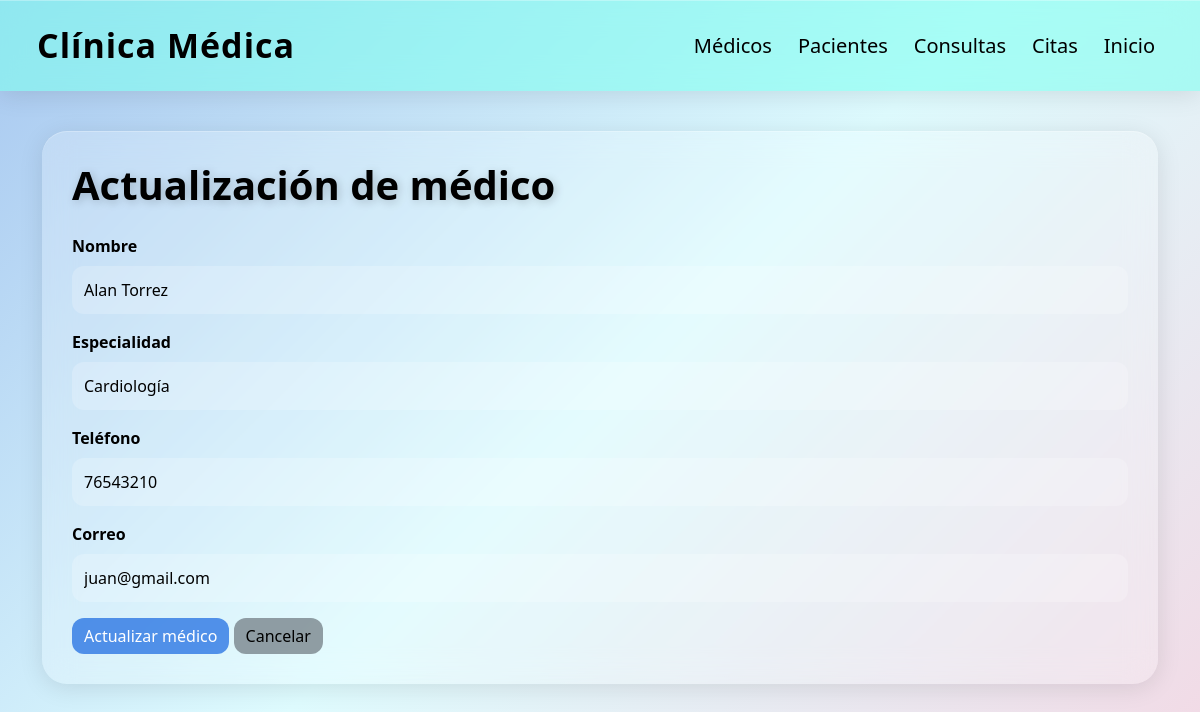
Page /medicos/edit/1 on the committed database.
### models/medico_model.py (models this page shows, shortened)
class Medico(db.Model):
    __tablename__ = "medicos"
    id = db.Column(db.Integer, primary_key=True)
    nombre = db.Column(db.String(100), nullable=False)
    especialidad = db.Column(db.String(100), nullable=False)
    telefono = db.Column(db.String(20), nullable=False)
    correo = db.Column(db.String(100), nullable=False)
    consultas = db.relationship("Consulta", back_populates="medico")
    @staticmethod
    def get_by_id(id):
        return Medico.query.get(id)

### controllers/medico_controller.py (the view, shortened to what this page needs)
@medico_bp.route("/edit/<int:id>", methods=["GET", "POST"])
def edit(id):
    medico = Medico.get_by_id(id)
    return medico_view.edit(medico)

### run.py (called while the page is built)
@app.context_processor
def inject_active_path():
    def is_active(path):
        return "active" if request.path == path else ""
    return dict(is_active=is_active)

### views/medico_view.py (called while the page is built)
def edit(medico):
    return render_template("medicos/edit.html", medico=medico)

### templates/medicos/edit.html (shortened to what this page needs)
{% extends "base.html" %}
{% block content %}
<h1>Actualización de médico</h1>
<form action="{{ url_for('medico.edit', id=medico.id) }}" method="POST">
    <div class="mb-3">
        <label class="form-label">Nombre</label>
        <input type="text" class="form-control" name="nombre" value="{{ medico.nombre }}" required>
    </div>
    <div class="mb-3">
        <label class="form-label">Especialidad</label>
        <input type="text" class="form-control" name="especialidad" value="{{ medico.especialidad }}" required>
    </div>
    <div class="mb-3">
        <label class="form-label">Teléfono</label>
        <input type="number" class="form-control" name="telefono" value="{{ medico.telefono }}" required>
    </div>
    <div class="mb-3">
        <label class="form-label">Correo</label>
        <input type="email" class="form-control" name="correo" value="{{ medico.correo }}" required>
    </div>
    <button type="submit" class="btn btn-primary">
        Actualizar médico
    </button>
    <a href="{{ url_for('medico.index') }}" class="btn btn-secondary">
        Cancelar
    </a>
</form>
{% endblock %}

### templates/base.html (style rules this page uses)
* { margin: 0; padding: 0; box-sizing: border-box; }
body { background: linear-gradient(135deg, #a8c8f0 0%, #defbfe 50%, #f3d8e4 100%); min-height: 100vh; font-family: 'Segoe UI', sans-serif; }
h1 { color: rgb(0, 0, 0); font-weight: bold; margin-bottom: 25px; text-shadow: 2px 2px 10px rgba(0, 0, 0, 0.2); }
.form-control, .form-select { background: rgba(255, 255, 255, 0.20); border: none; color: rgb(0, 0, 0); border-radius: 12px; padding: 12px; }
.form-label { color: rgb(0, 0, 0); font-weight: bold; }
::placeholder { color: rgba(0, 0, 0, 0.7) !important; }
.btn { border-radius: 12px; transition: 0.2s ease; }
.btn-primary { background: rgba(21, 102, 224, 0.7); border: none; }
.btn-secondary { background: rgba(108, 117, 125, 0.7); border: none; color: rgb(0, 0, 0); }

### rows in the picture
Medico: nombre "Alan Torrez", especialidad "Cardiología", telefono "76543210", correo "juan@gmail.com"
